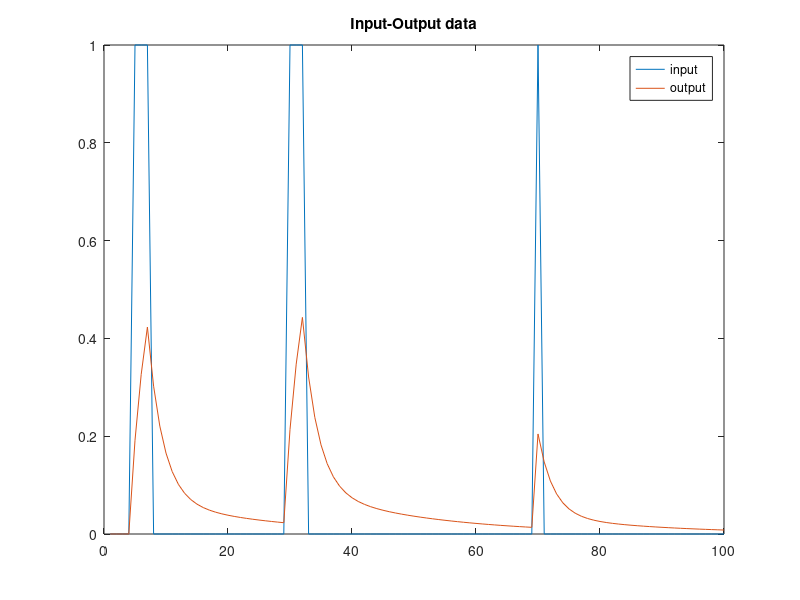

This chart was generated by the following MATLAB code: (Note: this script raises an error after producing the figure.)
% mcat_eg2
%
% MCAT EXAMPLE 2 - PARALLEL LINEAR STORAGE MODEL
%
% Matthew Lees, Imperial College London, July 1999

disp(' ')
disp('This example runs a monte-carlo sampling simulation of a')
disp('simple dynamic model (a parallel linear store), sets up')
disp('the data input matrices for MCAT, and then starts MCAT')
disp(' ')
disp('to see the code in this batch file open the file MCAT_EG2.m')
disp(' ')
disp('Hit any key to continue...');pause
disp(' ')

% model parameters
disp('The model parameters are: 1st store, residence time (rt1) = 3 and gain = 1')
disp('                        : 2nd store residence time (rt2) = 20 and gain = 1')
disp('50 % of the input passes through each linear store');disp(' ')
disp('Hit any key to continue...');pause;disp(' ')
rt1=3;		 		% residence time
gain1=1;				% gain
rt2=20;		 		% residence time
gain2=1;				% gain
split=0.5;			% percentage flow through upper store

disp('A synthetic input is generated as input to the parallel linear storage model')
disp('This model is then run to produce the output response (nb. no error is added)')
disp(' ')
disp('Hit any key to continue...');pause;disp(' ')

% generate a synthetic input
u=zeros(100,1);
y1=u;
y2=u;
u(5:7)=[1 1 1];u(30:32)=[1 1 1];u(70)=1;

% generate the system output
for i=2:100
   y1(i)=(1-1/rt1)*y1(i-1)+(1/rt1)*gain1*u(i)*split; % discrete linear store;
   y2(i)=(1-1/rt2)*y2(i-1)+(1/rt2)*gain2*u(i)*(1-split); % discrete linear store;
end
y=y1+y2;

% plot data
hh=figure;
plot([u y]);
legend('input','output')
title('Input-Output data')
disp('Hit any key to continue...');pause
close(hh);

disp('A Monte-Carlo experiment is now carried out where 1000 sets of output data')
disp('are simulated using the model with parameters sampled from a uniform distribution')
disp(' ')
disp('The uniform distribution boundaries are: rt1 (2-10); gain1(0.5-2); rt2 (10-50); gain2(0.5-2)')
disp(' ');
disp('For each model (parameter set) a number of objectives are calculated by')
disp('comparing the model output with the ''real'' output. The objectives calculated')
disp('are the sum of the squared errors (sse), 1-the Nash and Sutcliffe Efficiency (nse)')
disp('and the root mean squared error of output values < 0.05 (rmselow)')
disp(' ')
disp('The variable, peak output, is also stored for input into MCAT')
disp(' ')
disp('Hit any key to continue...');pause;disp(' ')

% MC options
rt1lb    =2; 	% residence time uniform distribution lower bound
rt1up    =10; 	% residence time uniform distribution upper bound
gain1lb  =0.5;  % gain uniform distribution lower bound
gain1up  =2;  	% gain uniform distribution upper bound
rt2lb    =10; 	% residence time uniform distribution lower bound
rt2up    =50; 	% residence time uniform distribution upper bound
gain2lb  =0.5;  % gain uniform distribution lower bound
gain2up  =2;  	% gain uniform distribution upper bound
ns       =1000; % no. of MC sims

% generate matrix of random samples from parameter distributions
rt1mc=(rand(ns,1)*(rt1up-rt1lb))+rt1lb;
gain1mc=(rand(ns,1)*(gain1up-gain1lb))+gain1lb;
rt2mc=(rand(ns,1)*(rt2up-rt2lb))+rt2lb;
gain2mc=(rand(ns,1)*(gain2up-gain2lb))+gain2lb;

% intialise output matrices (speeds program up)
sse=zeros(ns,1);nse=zeros(ns,1);FL=zeros(ns,1);peako=zeros(ns,1);abias=zeros(ns,1);
mct1=zeros(ns,100);
mct2=zeros(ns,100);
% run MC simulation
h = waitbar(0,'Running Monte-Carlo simulation, please wait...');
for k=1:ns
   for i=2:100
      mct1(k,i)=(1-1/rt1mc(k))*mct1(k,i-1)+(1/rt1mc(k))*gain1mc(k)*u(i)*split; % discrete linear store;
      mct2(k,i)=(1-1/rt2mc(k))*mct2(k,i-1)+(1/rt2mc(k))*gain2mc(k)*u(i)*(1-split); % discrete linear store;
   end
   mct(k,:)=mct1(k,:)+mct2(k,:);
   e=y-mct(k,:)';
   sse(k)=sum(e.^2);
   nse(k)=(var(e)/var(y)); % 1-Nash and Sutcliffe Efficiency (coefficient of determination)   
   
   hl=zeros(ns,1);
   for i=1:length(y)
      if y(i)<0.05 % only consider time steps with flow below 0.05
         hl(i)=1;
      end
   end
   [I]=find(hl==1); % find the positions with values equal to 1 
   FL(k)=sqrt(mean((e(I)).^2)); % RMSE for low flow period
   clear I
   
   peako(k)=max(mct(k,:));
   
   waitbar(k/ns);
end
close(h);

disp('setting up the data input matrices for MCAT, and starting MCAT')
disp(' ')
disp('Hit any key to continue...');pause;disp(' ')

% set up input for MCAT
pars=[rt1mc rt2mc gain1mc gain2mc];	        % MC parameter matrix [no. of sims x no. of pars]
crit=[sse nse FL]; 	                        % MC criteria matrix [no. of sims x no. of criteria]
vars=[peako];			                    % MC variable matrix [no. of sims x no. of pars]
mct=mct;					                % MC ouput time-series matrix [no. of sims x no. of samples]
obs=y;					                    % observed time-series vector [no. of samples x 1]
id='parallel linear storage model example';	% descriptor [string]
pstr=str2mat('rt1','rt2','gain1','gain2');	% parameter names [string matrix - use str2mat to create]
cstr=str2mat('sse','nse','rmselow');		% criteria names [string matrix - use str2mat to create]
vstr=str2mat('peak output');			    % variable names [string matrix - use str2mat to create]
dt=1;										% sampling interval in minutes
t=[];										% time vector if irregularly spaced samples

% start MCAT
mcat(pars,crit,vars,mct,[],obs,id,pstr,cstr,vstr,dt,t);

